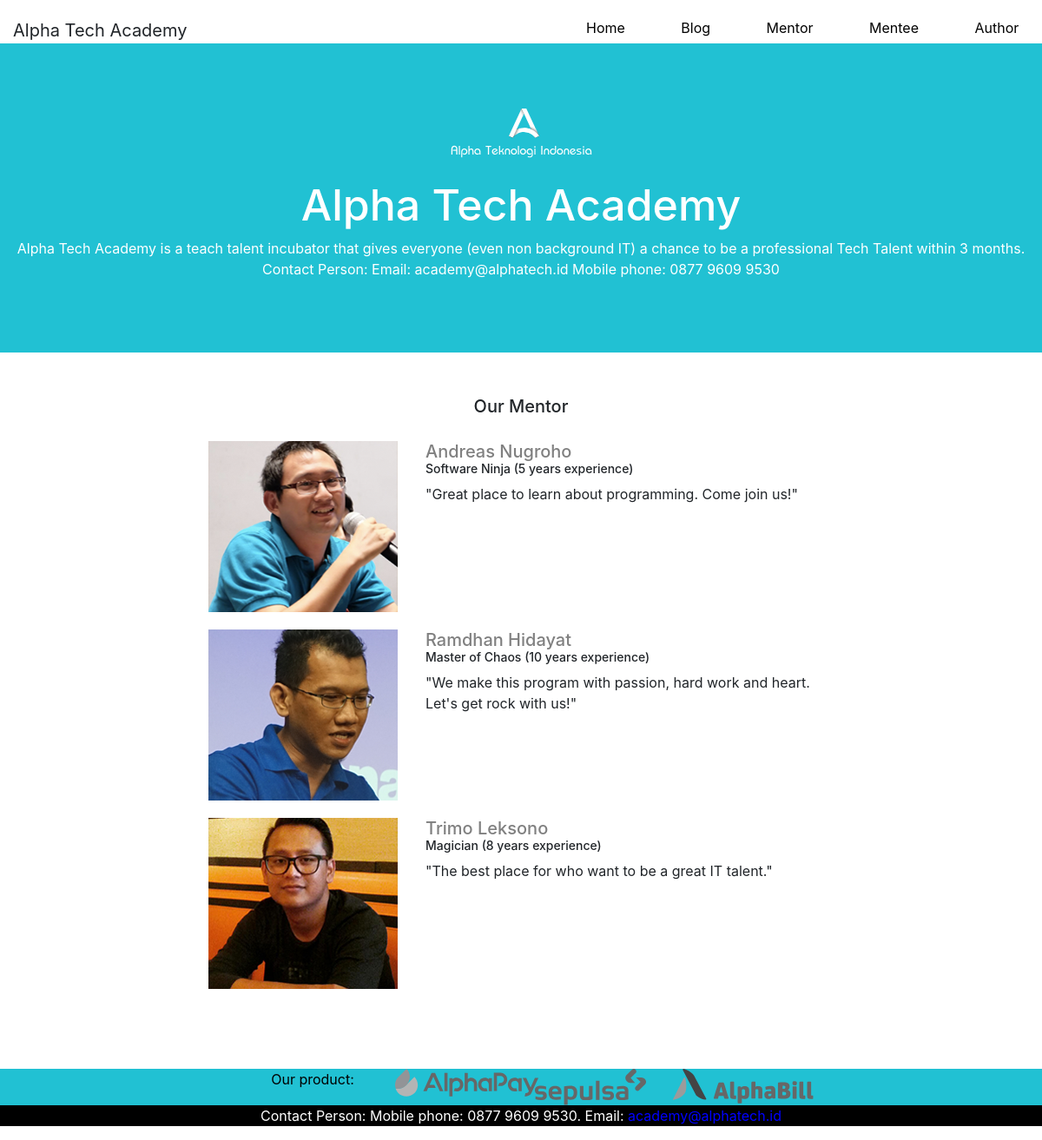
Page /Mentor on the committed database.
### Mentor/models.py (models this page shows, shortened)
class Mentor(models.Model):
    Foto = models.CharField (max_length=100)
    Nama = models.CharField (max_length=100)
    Pengalaman = models.CharField (max_length=100)
    Slogan = models.TextField(max_length=100)

### Mentor/views.py (the view)
# urls.py: path('Mentor', views.db_Mentor, name='Mentor'),
def db_Mentor(request):
    mentor = Mentor.objects.all()
    return render(request, 'Mentor/Mentor.html', {'mentors' : mentor})

### Mentor/templates/Mentor/Mentor.html (shortened to what this page needs)
{% extends 'Home/templates.html'%}
{% load static %}
{% block content %}
    <div class="tengah-tengah1">
        <div class="row" id="id-mentor">
            <div id="learn">
                <h5>Our Mentor</h5>
            </div>
        </div>
    {% for post in mentors %}
    <div class="mentor row" id="id-mentor">
        <div class="col-md-4 col-12">
            <img class="foto-mentor" src="{{ post.Foto }}">
        </div>
        <div class="col-md-8 col-12">
            <h5 class="nama-mentor">{{ post.Nama }}</h5>
            <h6 class="desc">{{ post.Pengalaman }}</h6>
            <p>{{ post.Slogan }}</p>
        </div>
    </div>
    {% endfor %}
    <br>
    <br>
    <br>
</div>
{% endblock %}

### Home/templates/Home/templates.html (shortened to what this page needs)
{% load static %}
<!DOCTYPE html>
<html>
    <head>
        <link href="{% static 'css/bootstrap.min.css' %}" rel="stylesheet">
        <link href="{% static 'css/Home.css' %}" rel="stylesheet">
    </head>
    <body>
        <header>
            <div class="navbar-top">
                <div class="container-fluid" id=atas>
                    <div class="row" id="row1">
                        <div class="col-md-6 col-12">
                            <span id="ata">Alpha Tech Academy</span>
                        </div>
                        <div class="col-md-6 col-12 link" id=menu>
                            <a href="{% url 'Home' %}" id="Home">Home</a>
                            <a href="{% url 'Blog' %}" id="Blog">Blog</a>
                            <a href="{% url 'Mentor' %}" id="Mentor">Mentor</a>
                            <a href="{% url 'Mentee' %}" id="Mentee">Mentee</a>
                            <a href="{% url 'Author' %}" id="Author">Author</a>
                        </div>
                    </div>
                </div>
            </div>
        </header>
    </body>
    <div class="row" id="row2">
        <div class="section-header">
        <img class="foto" src="{% static 'images/alpha-logo.png' %}"><br>
        <br>
        <h1 id="ata1">Alpha Tech Academy</h1>
        <span id="ata2">
            Alpha Tech Academy is a teach talent incubator that gives everyone (even
            non background IT) a chance to be a professional Tech Talent within 3
            months. Contact Person: Email: academy@alphatech.id Mobile phone:
            0877 9609 9530
        </span><br><br>
        </div>
    </div>
    {% block content %}
    {% endblock %}
<footer>
    <div class="wadah-gambar">
        <div class="gambar row">
            <div class="col-md-2">
                <p>Our product:</p>
            </div>
            <div class="col-md-2">
                <img src="{% static 'images/logo-grey-alphapay.png' %}">
            </div>
            <div class="col-md-2">
                <img src="{% static 'images/logo-grey-sepulsa.png' %}">
            </div>
            <div class="col-md-2">
                <img src="{% static 'images/logo-grey-alphabill.png' %}">
            </div>
        </div>
    </div>
    <div class="bawah">
        <p>Contact Person: Mobile phone: 0877 9609 9530. Email: <span id="ata3">academy@alphatech.id</span>
        </p>
    </div>
</footer>
</html>

### Home/static/css/Home.css (style rules this page uses)
#atas { margin-top: 20px; }
#ata { font-size: 20px; }
#ata1 { font-size: 50px; }
#ata3 { color: blue; }
#menu { float: right; }
#row2 { background-color: #21c1d3; background-size: cover; background-repeat: no-repeat; margin-bottom: 50px; padding: 75px 30px 60px 30px; text-align: center; }
#ata1 { color: white; }
#ata2 { color: white; }
.link a { padding: 0 0 0 60px ; padding-bottom: 0; display: inline-block; text-decoration: none; color:black; }
.tengah-tengah1 { width: 60%; margin-left: auto; margin-right: auto; }
#learn { width: 100%; text-align: center; }
.bawah { background-color: black; color: white; text-align: center; }
.gambar { width: 80%; margin-left: auto; margin-right: auto; color: black; text-align: center; display: flex; justify-content: center; }
.wadah-gambar { background-color: #21c1d3; width: 100%; }
.foto-mentor { max-width: 100%; }
#id-mentor { margin-bottom: 20px; }
.nama-mentor { color: gray; margin-bottom: 0; }
.desc { font-size: 14px; }

### rows in the picture
Mentor: Foto (picture), Nama "Andreas Nugroho", Pengalaman "Software Ninja (5 years experience)", Slogan "\"Great place to learn about programming. Come join us!\""
Mentor: Foto (picture), Nama "Ramdhan Hidayat", Pengalaman "Master of Chaos (10 years experience)", Slogan "\"We make this program with passion, hard work and heart. Let's get rock with us!\""
Mentor: Foto (picture), Nama "Trimo Leksono", Pengalaman "Magician (8 years experience)", Slogan "\"The best place for who want to be a great IT talent.\""
